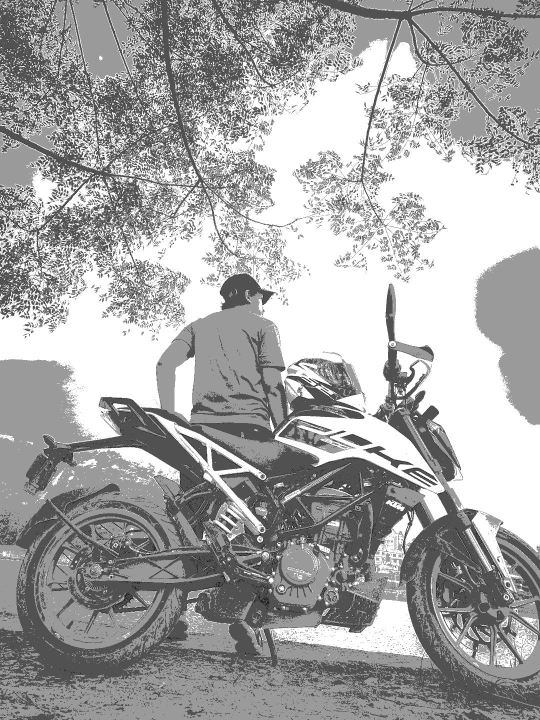
#> input picture logTransform.png, 1080 x 1440 px, given in place of jhyal.jpg, which was not available (shown at 1/2 size)
$ jupyter execute lab4.ipynb   (text cells are left out)
#> lines starting #> are read from the running program, lines starting #| are printed output that depends on the picture; pictures that were not available may be replaced by others from this repository, and a replacement may not be noted
[cell 1]
number1 = 69
number2 = 420
#hashtag means comment
number3 = int(input('Enter an integer '))
#> the answer given: 3

#largest number
max = number1
if number2 > max:
    max = number2 #indentation(tabs) in python plays the role of brackets
if number3 > max:
    max = number3

print('Maximum number among three is ', max)

[cell 2]
#define a list and sort it
num1 = [17, 23, 10, 20]
num1.sort()
print('Sorted List: ')
print(num1)

#defining empty list and read 4 numbers then sort
num2 = []
for i in range(0,4):
    num2.append(int(input("Enter number : ")))
#> this loop made 4 passes; the answer given on pass 1: 3
num2.sort()
print('Sorted List : ')
print(num2)

[cell 3]
#NumPy is Numerical Python which is Python's standard library
import numpy as np

#declaring numpy array of 5 elements
x = np.array([1, 23,12,-4,8])
y = np.array([34,21,200,83,0])

#add two arrays element by element using a for-loop
s = np.empty(shape=(5)) #an array of size 5

#for loop
for i in range(0,5):
    s[i] = x[i] + y[i]
print(s)

#but as far as possible try not to use loops with numpy arrays. Several built in fuctions does it way better and faster
p = np.empty(shape = (5))
p = np.add(x,y)
print(p)

#we can declare a 2D arrays as this
A = np.array([[34, 43, 45], [9, 3, 1], [12, 47, 8]]) #3by3 array
B = np.array([[-1, -4, 56], [213, 2, 6], [19, 10, 1]])
C = np.empty(shape = (3, 3))
C = np.add(A,B)
print(C)

[cell 4]
import cv2 as cv
import numpy as np

# Read the image as grayscale
# second argument 0 ==> read as grayscale
# second argument 1 ==> read as color( thisisdefault )

img = cv.imread(r'E:\AAA BE Computer\7th sem\jhyal.jpg')
#> img is the input picture: shape (1440, 1080, 3); min 0, max 255, mean 166
cv.imshow('Original Image', img)


#create box kernel with 1 ' s ==> for averaging
kernel = np.ones((5,5), np.float32)/25

#apply the 2D convolution operator
#result = cv.filter2D(img, -1, kernel)

#we could use negative values after the convolution, we we need to change the output matrix's type to,
#for example, 32-bit oating point type. This could be achieved by
result = cv.filter2D(img,cv.CV_32F,kernel)

cv.imshow('After convolution', result)
cv.waitKey()

#save the result
cv.imwrite(r'E:\AAA BE Computer\7th sem\jhyal_after_conv.jpg ', result)
#> Out = True

[cell 5]
import cv2 as cv
import numpy as np

img = cv.imread(r'E:\AAA BE Computer\7th sem\jhyal.jpg')

#sobel gradient for x direction since we are using convolution we need to rotate the matrix
kx = np.array([[1, 2, 1], [0, 0, 0], [-1, -2, -1]])
gx = cv.filter2D(img, cv.CV_32F, kx)
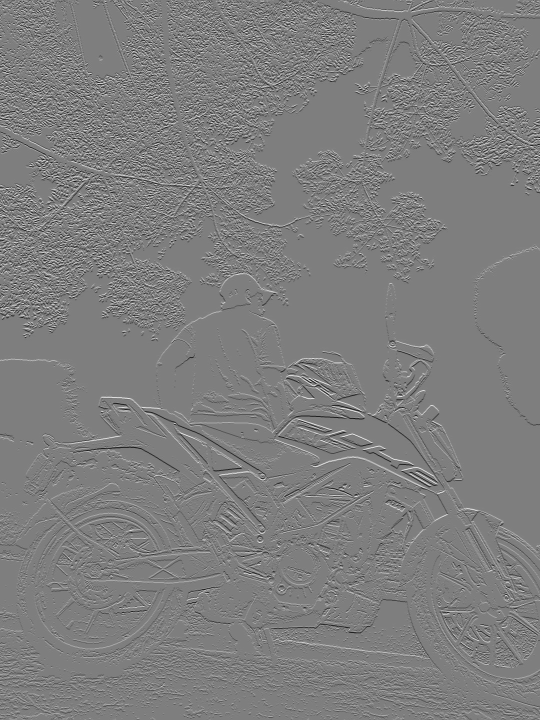
#> gx: shape (1440, 1080, 3) float32 (shown at 1/2 size); min -918, max 929, mean 0; drawn with min black and max white

ky = np.array([[1, 0, -1], [2, 0, -2], [1, 0, -1]])
gy = cv.filter2D(img, cv.CV_32F, ky)
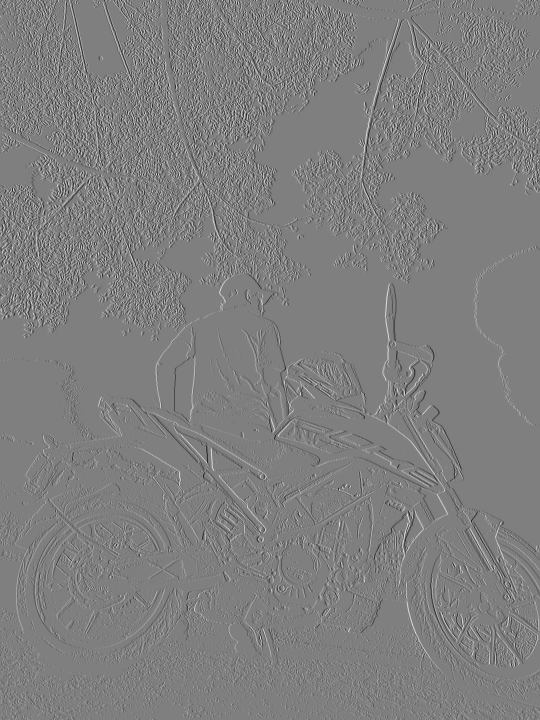
#> gy: shape (1440, 1080, 3) float32 (shown at 1/2 size); min -962, max 967, mean -0.2; drawn with min black and max white

#calculate the magnitude
M = np.add(np.abs(gx), np.abs(gy))
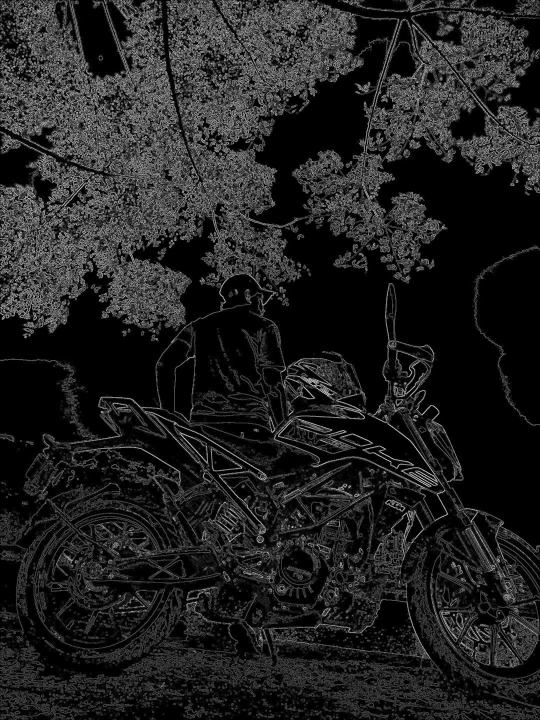
#> M: shape (1440, 1080, 3) float32 (shown at 1/2 size); min 0, max 1372, mean 183.6; drawn with min black and max white

#scale the magnitude to [0, 255] range
mn = np.min(M)
#> mn = 0
mx = np.max(M)
#> mx = 1372
M = 255*(M-mn)/(mx-mn)

#display the gradient image
cv.imshow('Image Gradient' , M.astype(np.uint8))
cv.waitKey()

#saving the result
cv.imwrite(r'E:\AAA BE Computer\7th sem\jhyal_after_sobelOpenCV.jpg ', M)
#> Out = True

[cell 6]
import cv2 as cv
img = cv.imread(r'E:\AAA BE Computer\7th sem\IPPR\lab 4\image_face_two.jpg')
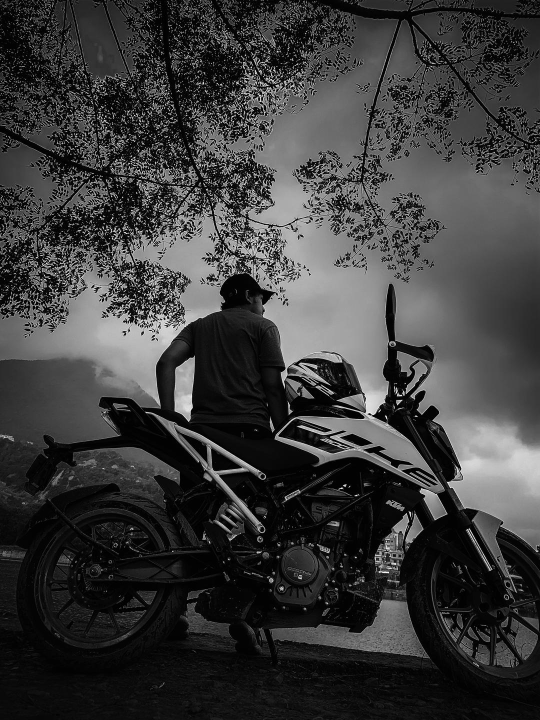
#> input picture sameAsOriginal.png, 1080 x 1440 px, given in place of image_face_two.jpg, which was not available (shown at 1/2 size)
#> img is the input picture: shape (1440, 1080, 3); min 0, max 255, mean 59.3
img.shape
#> Out = (1440, 1080, 3)

[cell 7]
#To improve computational efficiency, we first need to convert this image to grayscale before performing face detection on it:
#GRAYSCALING
gray_image = cv.cvtColor(img, cv.COLOR_BGR2GRAY)
gray_image.shape
#> Out = (1440, 1080)

[cell 8]
#Load the classifier
#load the pre-trained Haar Cascade classifier that is built into OpenCV:
face_classifier = cv.CascadeClassifier(
    cv.data.haarcascades + "haarcascade_frontalface_default.xml"
)

[cell 9]
#Perform Face detection
face = face_classifier.detectMultiScale(
    gray_image, scaleFactor=1.1, minNeighbors=5, minSize=(40, 40)
)
#> face = ()

[cell 10]
#draw a bounding box
for (x, y, w, h) in face:
    cv.rectangle(img, (x, y), (x + w, y + h), (0, 255, 0), 4)
#> this loop made 0 passes
